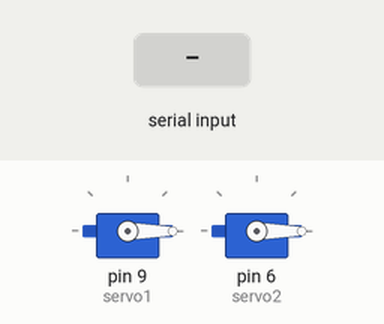
The sketch below on a simulated Arduino Uno, built with avr-gcc and run on an emulated ATmega328P. Shown: 2 × servo. The test bench sets the inputs (shaded band).

Above: at 1.2 s.
1.3 s: "p" received over Serial
At 2.0 s:
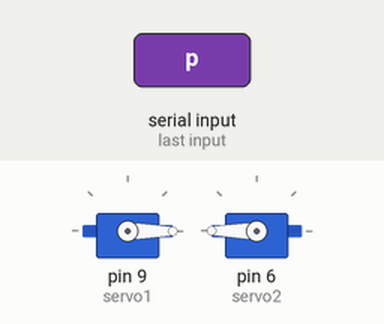
2.8 s: "s" received over Serial
At 3.2 s:
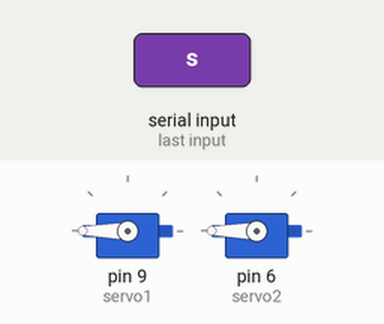
4.3 s: "n" received over Serial
At 5.5 s:
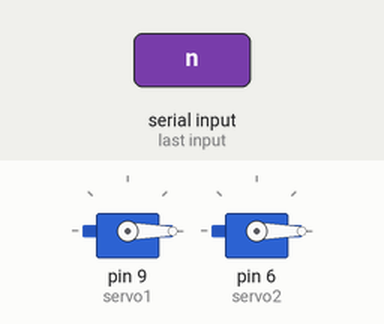
Timing chart, 0 to 7.3 s (numbered marks = the images above; inputs shaded):
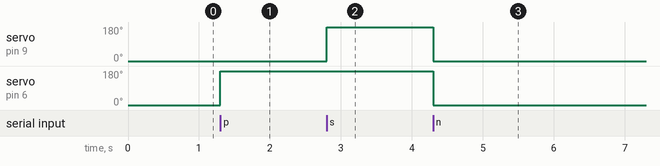

The sketch:

serial-communication-hand-control.ino
```cpp
#include <Servo.h>
Servo servo1;
Servo servo2;

bool hand_retract = false;
bool hand_pull = false;
bool two_fingers = false;

void setup() {
  servo1.attach(9);
  servo2.attach(6);
  servo1.write(0);
  servo2.write(0);
  Serial.begin(9600);
}

void loop() {
  if (Serial.available()) {
    char command = Serial.read();
    if (command == 'n') {
      servo1.write(0);
      servo2.write(0);
      hand_retract = false;
      hand_pull = false;
      two_fingers = false;
    } else if (command == 'p') {
      hand_retract = true;
      hand_pull = false;
      two_fingers = true;
    } else if (command == 's') {
      hand_retract = false;
      hand_pull = true;
      two_fingers = false;
    } else if (command == 'r') {
      hand_retract = false;
      hand_pull = false;
      two_fingers = false;
    }
  }

  if (hand_retract && !hand_pull && two_fingers) {

    servo1.write(0);
    servo2.write(180);
  } else if (!hand_retract && hand_pull && !two_fingers) {

    servo1.write(180);
    servo2.write(180);
  } else if (!hand_retract && !hand_pull && !two_fingers) {

    servo1.write(0);
    servo2.write(0);
  }
}
```

Measured:
- after the input at 1.3 s, servo on pin 6 (servo2): 0° → 180° at once
- after the input at 2.8 s, servo on pin 9 (servo1): 0° → 180° at once
- after the input at 4.3 s, servo on pin 9 (servo1), servo on pin 6 (servo2): 180° → 0° at once
